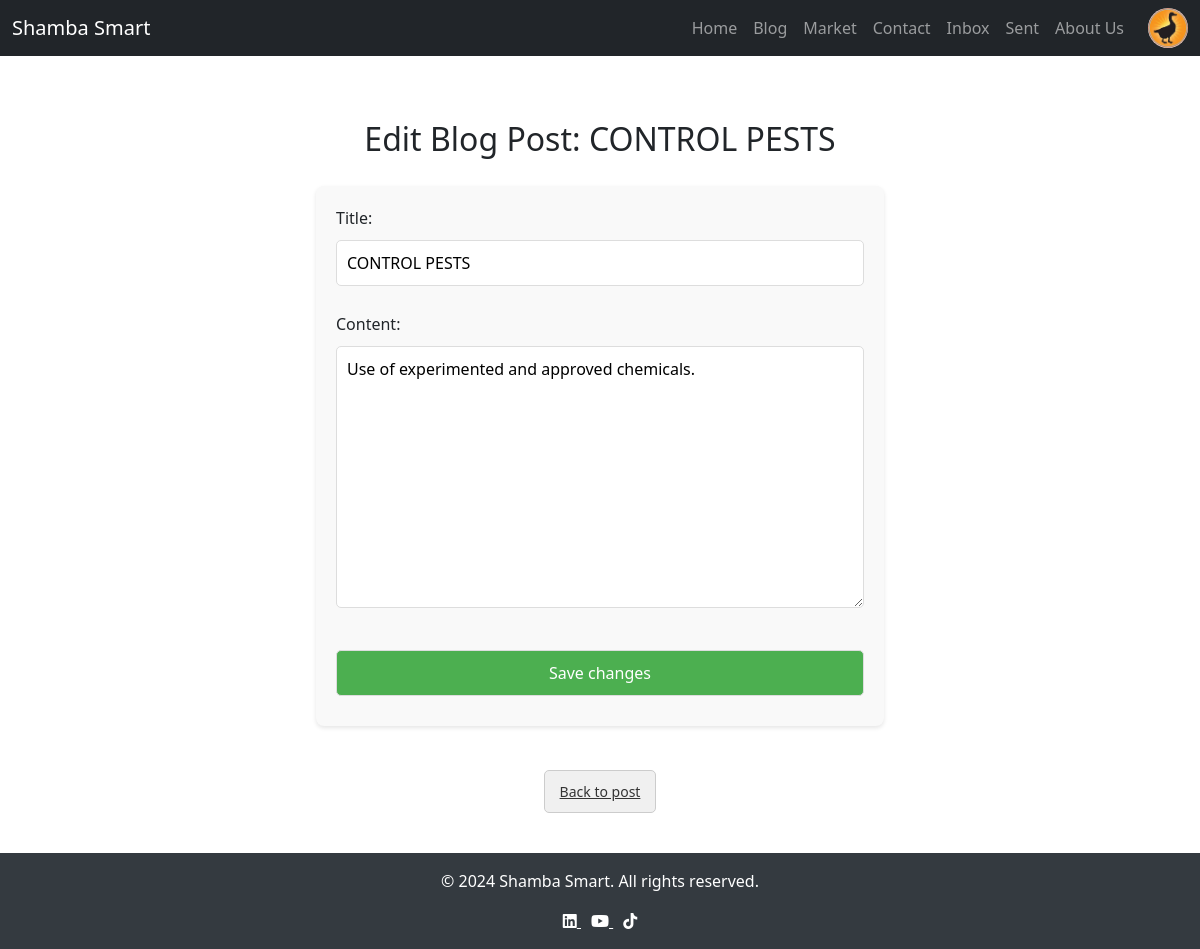
The app's page /blog/1/edit/ (signed in) with its own data.
### farm/models.py (models this page shows, shortened)
class CustomUser(AbstractUser):
    FARMER = 'Farmer'
    PROFESSIONAL = 'Professional'
    ROLE_CHOICES = [
        (FARMER, 'Farmer'),
        (PROFESSIONAL, 'Professional'),
    ]
    role = models.CharField(max_length=50, choices=ROLE_CHOICES,
                            default=FARMER)
    profile_picture = models.ImageField(
        default='images/default_profile.png',
        upload_to='profile_pics/',
        null=True,
        blank=True
    )
    phone_number = models.CharField(max_length=15, null=True, blank=True)
    bio = models.TextField(null=True, blank=True)
    location = models.CharField(max_length=255, null=True, blank=True)
    linkedin = models.URLField(null=True, blank=True)
    x = models.URLField(null=True, blank=True)
    facebook = models.URLField(null=True, blank=True)
    whatsapp = models.CharField(max_length=15, null=True, blank=True)

class BlogPost(models.Model):
    title = models.CharField(max_length=200)
    content = models.TextField()
    author = models.ForeignKey(CustomUser, on_delete=models.CASCADE)
    created_at = models.DateTimeField(auto_now_add=True)
    updated_at = models.DateTimeField(auto_now=True)
    views = models.PositiveIntegerField(default=0)
    reactions = models.PositiveIntegerField(default=0)

### farm/views.py (the view)
# urls.py: path('blog/<int:post_id>/edit/', views.edit_post, name='edit_post'),
@login_required
def edit_post(request, post_id):
    post = get_object_or_404(BlogPost, id=post_id)
    if request.user != post.author and not request.user.is_staff:
        return redirect('post_detail', post_id=post.id)
    if request.method == 'POST':
        form = BlogPostForm(request.POST, instance=post)
        if form.is_valid():
            form.save()
            return redirect('post_detail', post_id=post.id)
    else:
        form = BlogPostForm(instance=post)
    return render(request, 'edit_post.html', {'form': form, 'post': post})

### farm/forms.py
class BlogPostForm(forms.ModelForm):
    class Meta:
        model = BlogPost
        fields = ['title', 'content']

### farm/templates/edit_post.html (shortened to what this page needs)
{% extends 'home.html' %}
{% block content %}
  <div class="container">
    <h2>Edit Blog Post: {{ post.title }}</h2>
    <div class="form-container">
      <form method="POST">
        {{ form.as_p }}
        <button type="submit">Save changes</button>
      </form>
    </div>
    <br>
    <a href="{% url 'post_detail' post.id %}" class="back-button">Back to post</a>
  </div>
{% endblock %}

### farm/templates/base.html (shortened to what this page needs)
{% load static %}
<!DOCTYPE html>
<html lang="en">
<head>
    <link rel="stylesheet" href="https://cdnjs.cloudflare.com/ajax/libs/font-awesome/6.0.0-beta3/css/all.min.css">
    <link rel="stylesheet" href="https://cdnjs.cloudflare.com/ajax/libs/bootstrap/5.1.3/css/bootstrap.min.css">
</head>
<body>
    <header>
        <nav class="navbar navbar-expand-lg navbar-dark bg-dark">
            <div class="container-fluid">
                <a class="navbar-brand" href="{% url 'home' %}">Shamba Smart</a>
                <div class="collapse navbar-collapse" id="navbarNav">
                    <ul class="navbar-nav ms-auto">
                        <li class="nav-item"><a class="nav-link" href="{% url 'home' %}">Home</a></li>
                        <li class="nav-item"><a class="nav-link" href="{% url 'blog_posts' %}">Blog</a></li>
                        <li class="nav-item"><a class="nav-link" href="{% url 'market' %}">Market</a></li>
                        <li class="nav-item"><a class="nav-link" href="{% url 'contact_us' %}">Contact</a></li>
                        {% if user.is_authenticated %}
                            <li class="nav-item"><a class="nav-link" href="{% url 'inbox' %}">Inbox</a></li>
                            <li class="nav-item"><a class="nav-link" href="{% url 'sent_messages' %}">Sent</a></li>
                            <li class="nav-item"><a class="nav-link" href="{% url 'about' %}">About Us</a></li>
                            <li class="nav-item profile-item">
                                <a href="{% url 'profile' %}">
                                    {% if user.profile_picture %}
                                        <img src="{{ user.profile_picture.url }}" alt="Profile Picture" class="profile-img">
                                    {% else %}
                                        <img src="{% static 'images/default_profile.png' %}" alt="Default Profile Picture" class="profile-img">
                                    {% endif %}
                                </a>
                            </li>
                        {% else %}
                            <li class="nav-item"><a class="nav-link" href="{% url 'login' %}">Sign In</a></li>
                            <li class="nav-item"><a class="nav-link" href="{% url 'register' %}">Sign Up</a></li>
                        {% endif %}
                    </ul>
                </div>
            </div>
        </nav>
    </header>
    <main class="container mt-4">
        {% block content %}
        {% endblock %}
    </main>
    <footer>
        <p>&copy; 2024 Shamba Smart. All rights reserved.</p>
        <div>
            <a href="https://www.linkedin.com" target="blank" style="color: #fff; margin-right: 10px;">
                <i class="fab fa-linkedin"></i>
            </a>
            <a href="https://www.youtube.com" target="blank" style="color: #fff; margin-right: 10px;">
                <i class="fab fa-youtube"></i>
            </a>
            <a href="https://www.tiktok.com" target="blank" style="color: #fff;">
                <i class="fab fa-tiktok"></i>
            </a>
        </div>
    </footer>
</body>
</html>

### farm/templates/base.html (style rules this page uses)
html, body { height: 100%; margin: 0; display: flex; flex-direction: column; }
body { min-height: 100%; }
main { flex: 1; }
footer { background-color: #343a40; color: white; text-align: center; padding: 1rem 0; margin-top: auto; }
.profile-img { width: 40px; height: 40px; border-radius: 50%; object-fit: cover; cursor: pointer; }
.navbar-nav { display: flex; align-items: center; }
.navbar-nav.ms-auto { margin-left: auto; }
.profile-item { margin-left: 1rem; }

### farm/templates/edit_post.html (style rules this page uses)
.container { width: 80%; margin: 0 auto; max-width: 800px; padding: 20px; display: flex; flex-direction: column; align-items: center; justify-content: center; }
.form-container { width: 100%; max-width: 600px; margin: 20px auto; padding: 20px; background-color: #f9f9f9; border-radius: 8px; box-shadow: 0 2px 4px rgba(0, 0, 0, 0.1); }
form input, form textarea, form button { width: 100%; padding: 10px; margin: 10px 0; border-radius: 5px; border: 1px solid #ddd; }
form button { background-color: #4CAF50; color: white; cursor: pointer; font-size: 16px; transition: transform 0.2s, background-color 0.2s; }
.back-button { background-color: #f0f0f0; color: #333; border: 1px solid #ccc; padding: 10px 15px; font-size: 14px; border-radius: 5px; cursor: pointer; transition: transform 0.2s, background-color 0.2s; }

### records on screen
CustomUser: profile_picture (picture)
BlogPost: title "CONTROL PESTS", content "Use of experimented and approved chemicals."
